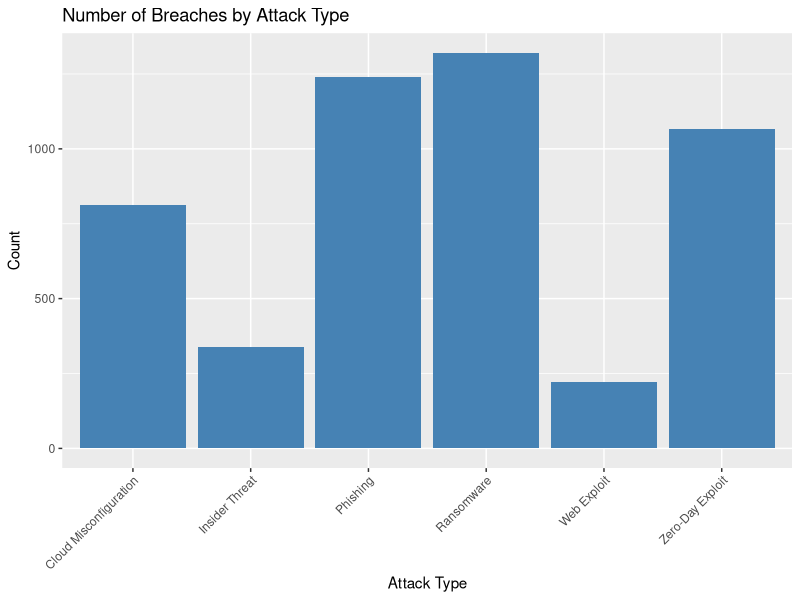
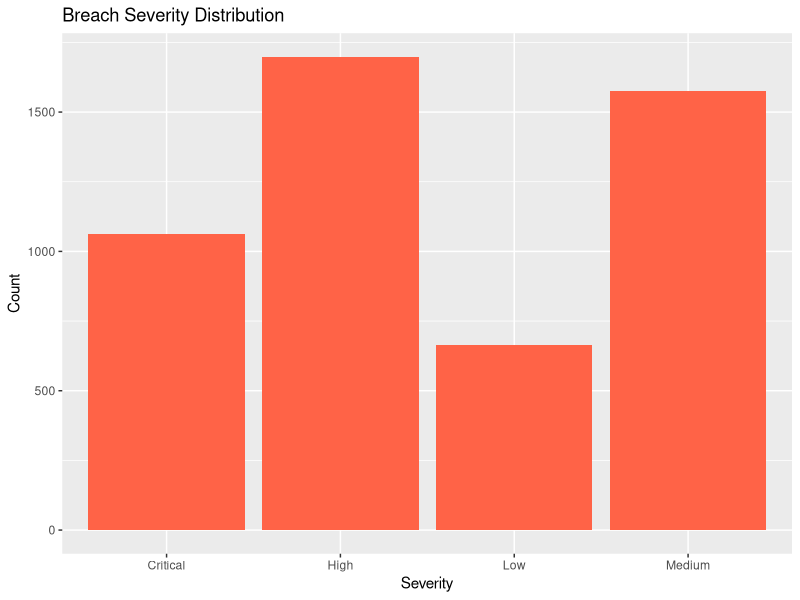
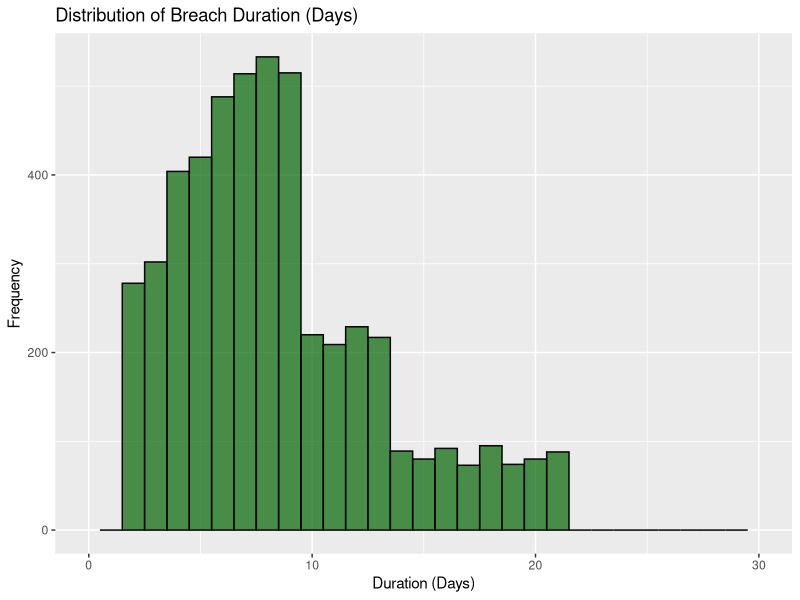
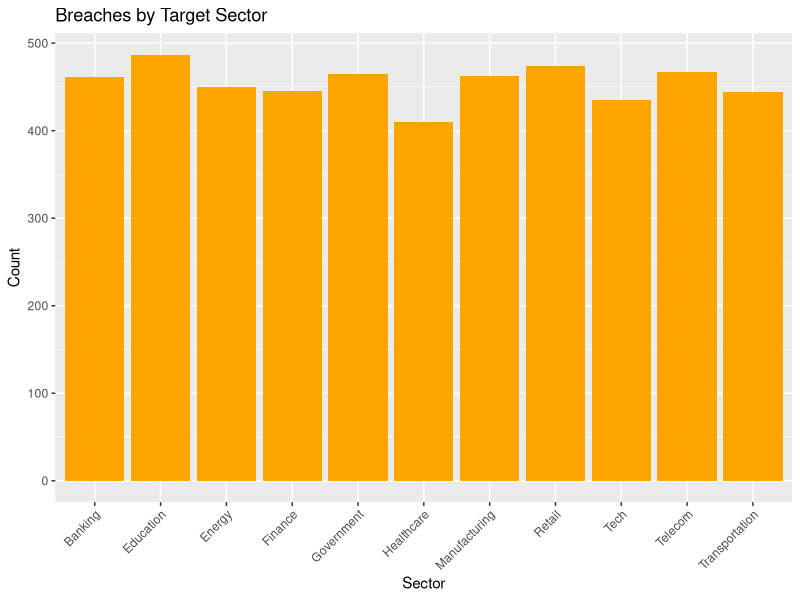
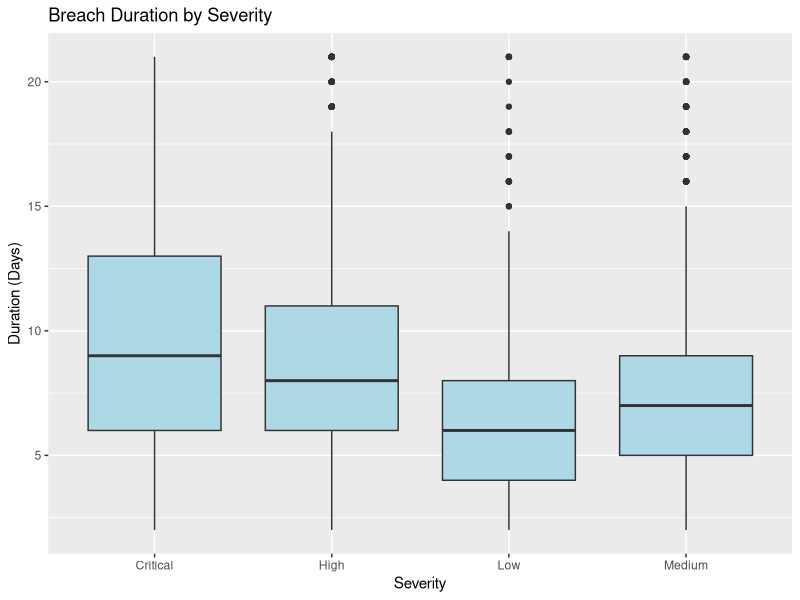
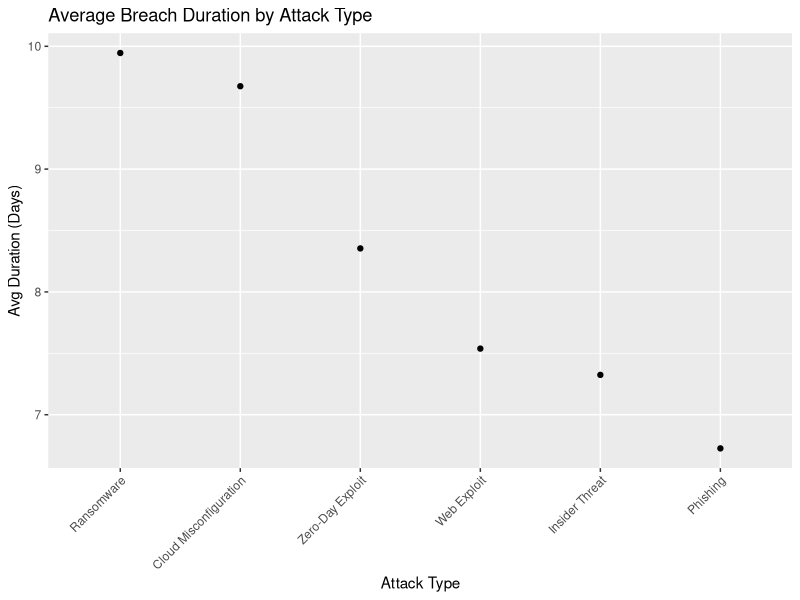
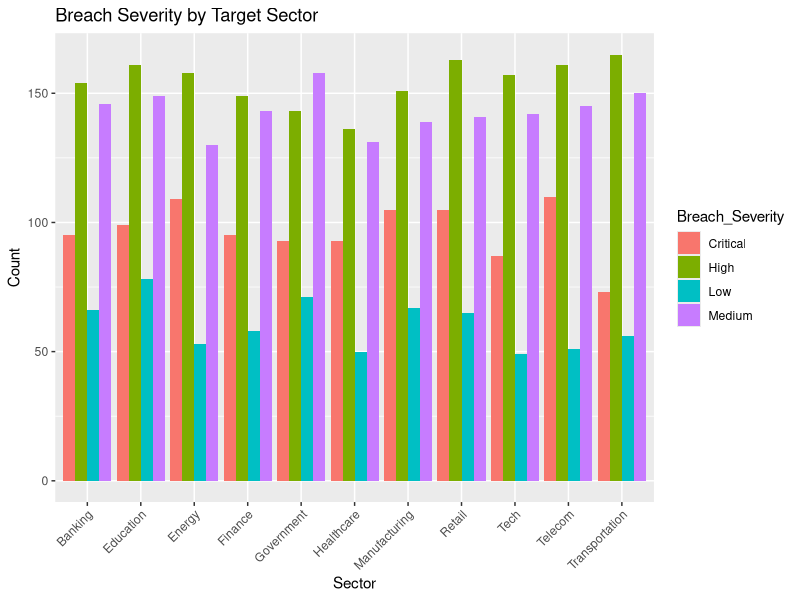
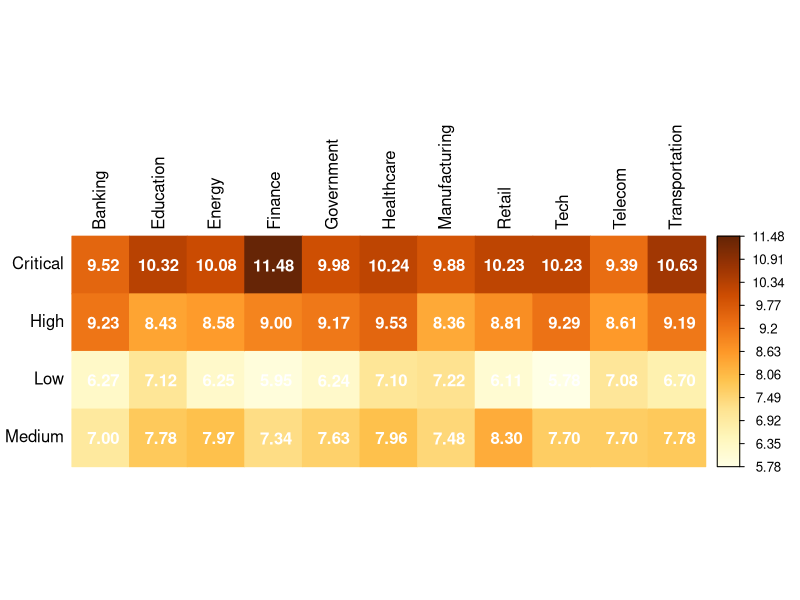

Source code (R) for these figures, in order:

library(dplyr)
library(ggplot2)
library(lubridate)
library(readr)
library(corrplot)
library(tidyr)

df <- read_csv("data_cleaning_transformation_phase/outputs/Cleaned_new_main_dataset.csv")

# Count of breaches by Attack_Type
ggplot(df, aes(x = Attack_Type)) +
  geom_bar(fill = "steelblue") +

  labs(title = "Number of Breaches by Attack Type", x = "Attack Type", y = "Count") +
  theme(axis.text.x = element_text(angle = 45, hjust = 1))


# Breach Severity distribution
ggplot(df, aes(x = Breach_Severity)) +
  geom_bar(fill = "tomato") +
  labs(title = "Breach Severity Distribution", x = "Severity", y = "Count")

# Breach Duration distribution
ggplot(df, aes(x = Breach_Duration)) +
  geom_histogram(binwidth = 1, fill = "darkgreen", color = "black", alpha = 0.7) +
  labs(title = "Distribution of Breach Duration (Days)", x = "Duration (Days)", y = "Frequency") +
  xlim(0, 30)


# Breaches by Target Sector
ggplot(df, aes(x = Target_Sector)) +
  geom_bar(fill = "orange") +
  labs(title = "Breaches by Target Sector", x = "Sector", y = "Count") +
  theme(axis.text.x = element_text(angle = 45, hjust = 1))

# Breach Duration vs Severity
ggplot(df, aes(x = Breach_Severity, y = Breach_Duration)) +
  geom_boxplot(fill = "lightblue") +

  labs(title = "Breach Duration by Severity", x = "Severity", y = "Duration (Days)")

# Attack_Type vs Avg Breach Duration
df %>%
  group_by(Attack_Type) %>%
  summarise(Avg_Duration = mean(Breach_Duration, na.rm = TRUE)) %>%
  ggplot(aes(x = reorder(Attack_Type, -Avg_Duration), y = Avg_Duration)) +
  geom_point(stat = "identity", fill = "steelblue") +
  labs(title = "Average Breach Duration by Attack Type", x = "Attack Type", y = "Avg Duration (Days)") +
  theme(axis.text.x = element_text(angle = 45, hjust = 1))

# Target Sector vs Severity
ggplot(df, aes(x = Target_Sector, fill = Breach_Severity)) +
  geom_bar(position = "dodge") +
  labs(title = "Breach Severity by Target Sector", x = "Sector", y = "Count") +
  theme(axis.text.x = element_text(angle = 45, hjust = 1))

# Heatmap of average duration by Severity and Target Sector
duration_matrix <- df %>%
  group_by(Breach_Severity, Target_Sector) %>%
  summarise(Avg_Duration = mean(Breach_Duration, na.rm = TRUE)) %>%
  tidyr::pivot_wider(names_from = Target_Sector, values_from = Avg_Duration, values_fill = 0)

duration_mat <- as.matrix(duration_matrix[,-1])
rownames(duration_mat) <- duration_matrix$Breach_Severity
corrplot::corrplot(duration_mat, method = "color", is.corr = FALSE, tl.col = "black", addCoef.col = "white")


# Breaches over time (monthly)
df %>%
  group_by(Year) %>%
  summarise(Count = n()) %>%
  ggplot(aes(x = interaction(Year), y = Count, group = 1)) +
  geom_line(color = "blue") +
  geom_point(method = "loess") +
  labs(title = "Breaches Over Time (Monthly)", x = "Year-Month", y = "Number of Breaches") +
  theme(axis.text.x = element_text(angle = 90, hjust = 1))


